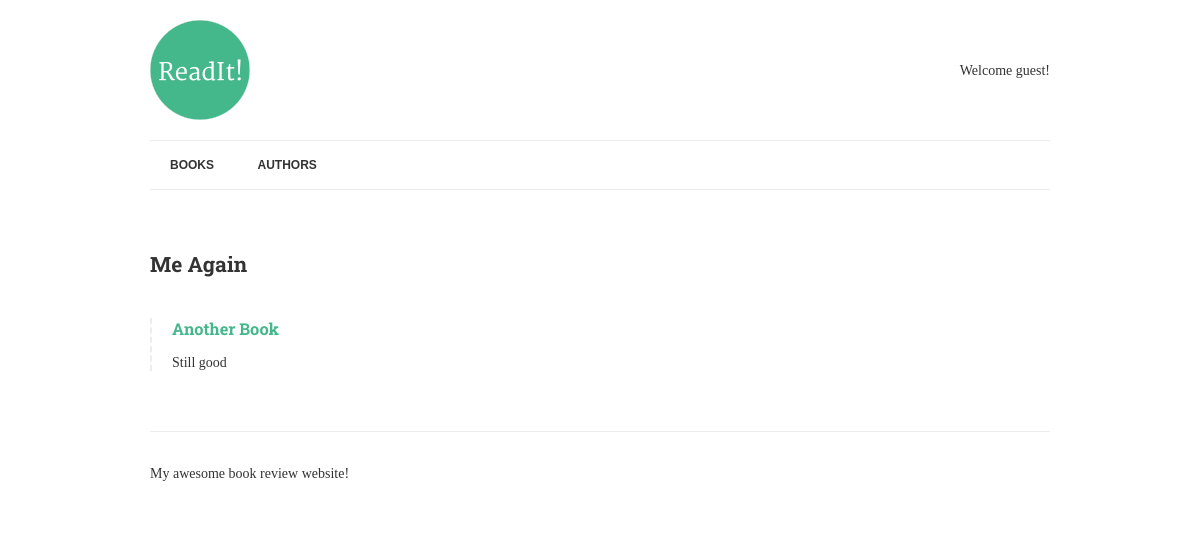
The page /authors/2/ on the database as committed earlier.
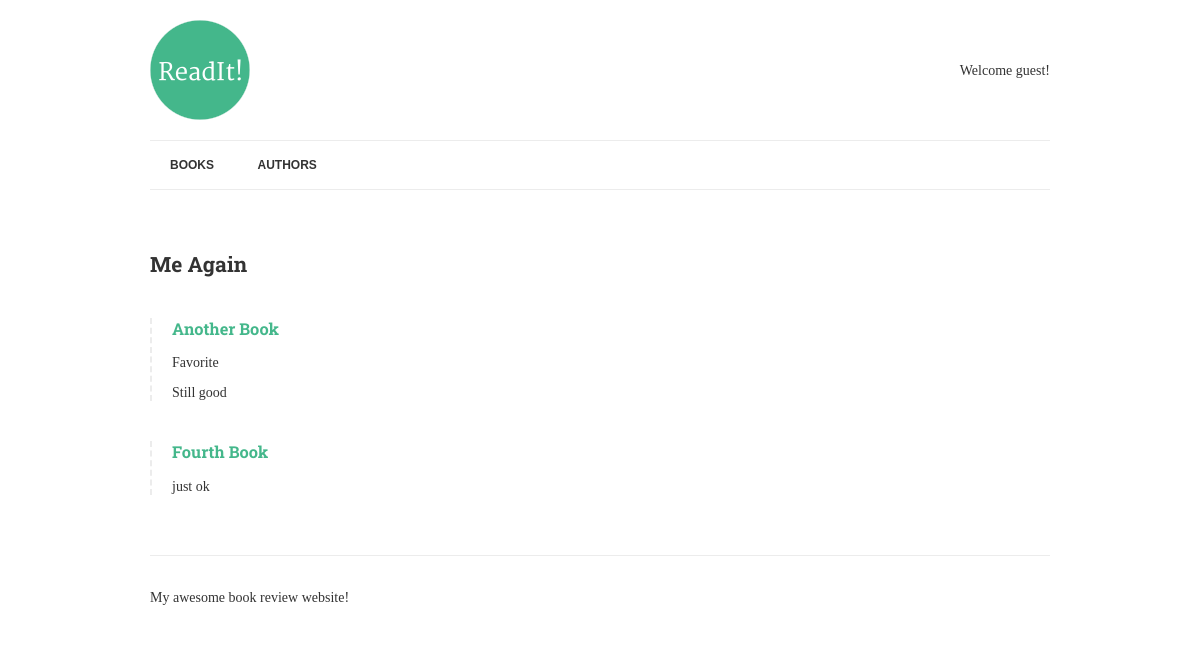
The same page on the database as committed later.
### books/models.py (models this page shows, shortened)
class Author(models.Model):
	name = models.CharField(max_length=70,help_text='use pen name, not real name',unique=True)

class Book(models.Model):
	title = models.CharField(max_length=150)
	authors = models.ManyToManyField("Author",related_name="books")
	review = models.TextField(blank=True,null=True)
	date_reviewed = models.DateTimeField(blank=True,null=True)
	is_favorite = models.BooleanField(default=False,verbose_name='Favorite?')

### books/views.py (the view)
# urls.py: url(r'^authors/(?P<pk>[-\w]+)/$',AuthorDetail.as_view(),name='author-detail'),
class AuthorDetail(DetailView):
	model = Author
	template_name = 'author.html'

### books/templates/author.html
{% extends "base.html" %}
{% block content %}
	<h2>{{ author.name }}</h2>
	{% for book in author.books.all %}
		{% if book.review %}
		<div class="book">
			<h3><a href="{% url 'book-detail' book.pk %}">{{ book.title }}</a></h3>
			{% if book.is_favorite %}<p class="highlight">Favorite</p>{% endif %}
			<p>{{ book.review|linebreaks }}</p>
		</div>
		{% endif %}
	{% endfor %}
{% endblock %}

### readit/templates/base.html (shortened to what this page needs)
{% load static %}
<!doctype html>
<html>
	<head>
		<link rel="stylesheet" href="{% static 'css/normalize.css' %}">
		<link rel="stylesheet" href="{% static 'css/style.css' %}">
	</head>
	<body>
		<div class="container">
			<header>
				<img src="{% static 'img/logo.png' %}" alt="ReadIt!" class="logo"/>
				<div class="welcome">
					{% if request.user.is_authenticated %}
						<p>Hello {{ request.user.username|title }}, you last logged in at {{ request.user.last_login|date:"D d M Y" }}</p>
					{% else %}
						<p>Welcome guest!</p>
					{% endif %}
				</div>
			</header>
			<nav>
				<a href="{% url 'books' %}">Books</a>
				<a href="{% url 'authors' %}">Authors</a>
			</nav>
			<main>
				{% block content %}{% endblock %}
			</main>
			<footer>
				<p>My awesome book review website!</p>
			</footer>
		</div>
	</body>
</html>

### readit/static/css/style.css (style rules this page uses)
.container { width: 900px; max-width: 90%; margin: 0 auto; padding: 0; }
header { border-bottom: 1px solid #ececec; padding: 20px 0; display: table; width: 100%; }
footer { border-top: 1px solid #ececec; padding: 20px 0; margin-top: 60px; }
.logo { padding-right: 20px; display: table-cell; }
.welcome { display: table-cell; vertical-align: middle; text-align: right; line-height: 1.5; }
nav { clear: both; border-bottom: 1px solid #ececec; margin-bottom: 60px; }
nav a { font-size: 12px; font-weight: bold; line-height: 18px; padding: 15px 20px; display: inline-block; text-transform: uppercase; font-family: Arial, serif; color: #333; }
.book { border-left: 2px dashed #ececec; padding-left: 20px; margin: 40px 0; }
body { font-family: 'Merriweather', serif; color: #333; font-size: 14px; }
h1, h2, h3, h4, h5, h6 { font-family: 'Roboto Slab', serif; }
a { color: #44B78B; text-decoration: none; }

Rows that differ between the two databases and show on the page:
changed Book "Another Book": now shows "Favorite"
added Book: title "Fourth Book", review "just ok"
